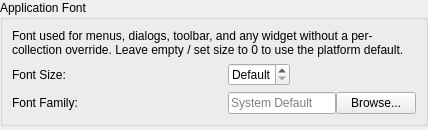
<?xml version="1.0" encoding="UTF-8"?>
<ui version="4.0">
 <class>FontsPanel</class>
 <widget class="QWidget" name="FontsPanel">
  <layout class="QVBoxLayout" name="rootLayout">
   <property name="leftMargin"><number>0</number></property>
   <property name="topMargin"><number>0</number></property>
   <property name="rightMargin"><number>0</number></property>
   <property name="bottomMargin"><number>0</number></property>
   <item>
    <widget class="QGroupBox" name="globalUiFontGroupBox">
     <property name="title"><string>Application Font</string></property>
     <layout class="QVBoxLayout" name="globalUiFontContentLayout">
      <item>
       <widget class="QLabel" name="globalUiFontDescriptionLabel">
        <property name="wordWrap"><bool>true</bool></property>
        <property name="text">
         <string>Font used for menus, dialogs, toolbar, and any widget without a per-collection override. Leave empty / set size to 0 to use the platform default.</string>
        </property>
       </widget>
      </item>
      <item>
       <layout class="QFormLayout" name="globalUiFontFormLayout">
        <property name="horizontalSpacing"><number>16</number></property>
        <property name="verticalSpacing"><number>6</number></property>
        <property name="labelAlignment"><set>Qt::AlignmentFlag::AlignLeft|Qt::AlignmentFlag::AlignVCenter</set></property>
        <property name="fieldGrowthPolicy"><enum>QFormLayout::FieldGrowthPolicy::FieldsStayAtSizeHint</enum></property>
        <item row="0" column="0">
         <widget class="QLabel" name="globalUiFontSizeLabel">
          <property name="minimumSize"><size><width>200</width><height>0</height></size></property>
          <property name="text"><string>Font Size:</string></property>
         </widget>
        </item>
        <item row="0" column="1">
         <widget class="QSpinBox" name="globalUiFontSizeSpinBox">
          <property name="maximumWidth"><number>120</number></property>
          <property name="toolTip"><string>Point size for the application font. 0 = platform default.</string></property>
          <property name="minimum"><number>0</number></property>
          <property name="maximum"><number>72</number></property>
          <property name="value"><number>0</number></property>
          <property name="suffix"><string> pt</string></property>
          <property name="specialValueText"><string>Default</string></property>
         </widget>
        </item>
        <item row="1" column="0">
         <widget class="QLabel" name="globalUiFontFamilyLabel">
          <property name="minimumSize"><size><width>200</width><height>0</height></size></property>
          <property name="text"><string>Font Family:</string></property>
         </widget>
        </item>
        <item row="1" column="1">
         <layout class="QHBoxLayout" name="globalUiFontFamilyLayout">
          <item>
           <widget class="QLineEdit" name="globalUiFontFamilyEdit">
            <property name="maximumWidth"><number>320</number></property>
            <property name="placeholderText"><string>System Default</string></property>
            <property name="toolTip"><string>Font family name (e.g. "Noto Sans", "DejaVu Sans"). Empty falls back to the platform default.</string></property>
           </widget>
          </item>
          <item>
           <widget class="QPushButton" name="browseGlobalUiFontButton">
            <property name="text"><string>Browse...</string></property>
            <property name="toolTip"><string>Pick a font family</string></property>
           </widget>
          </item>
          <item><spacer name="globalUiFontFamilySpacer"><property name="orientation"><enum>Qt::Orientation::Horizontal</enum></property><property name="sizeHint" stdset="0"><size><width>0</width><height>0</height></size></property></spacer></item>
         </layout>
        </item>
       </layout>
      </item>
     </layout>
    </widget>
   </item>
   <item>
    <spacer name="fontsSubTabVerticalSpacer">
     <property name="orientation"><enum>Qt::Orientation::Vertical</enum></property>
     <property name="sizeHint" stdset="0"><size><width>20</width><height>4</height></size></property>
    </spacer>
   </item>
  </layout>
 </widget>
 <resources/>
 <connections/>
</ui>
